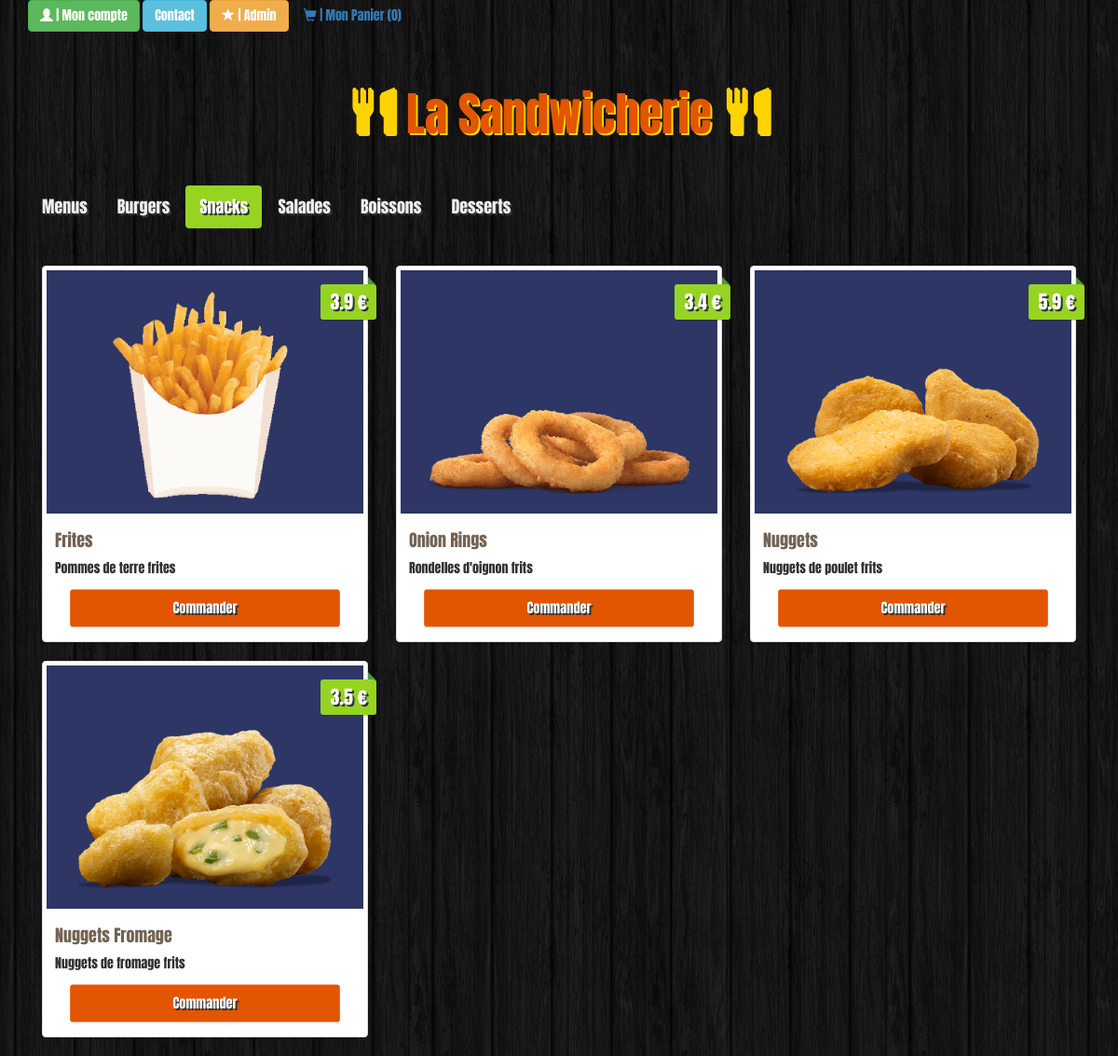
/index.php?cat=3, run on the app's committed database.
### tables this page shows
CREATE TABLE `categories` (
  `id` int(11) NOT NULL,
  `name` varchar(100) NOT NULL
);

CREATE TABLE `items` (
  `id` int(11) NOT NULL,
  `name` varchar(100) NOT NULL,
  `description` varchar(255) NOT NULL,
  `price` float NOT NULL,
  `image` varchar(255) NOT NULL,
  `category` int(11) NOT NULL
);

### app/public/menu/menu.model.php (called while the page is built)
<?php
    $db = Database::connect();
    $statement = $db->query('SELECT * FROM categories');
    $categories = $statement->fetchAll();

### app/public/home/home.model.php (called while the page is built)
<?php
if(isset($_GET['cat'])):
$cat = $_GET['cat'];
else:
    $cat =1;
endif;
    $statement = $db->prepare("SELECT * FROM items WHERE category ='".$cat."'");
    $statement->execute(array($cat));
    $stat = $statement->fetchAll();

### app/public/home/home.view.php (the view)
<?php
foreach ($stat as $key => $val){
?>
<div class="col-sm-6 col-md-4">
    <div class="thumbnail">
        <img src="img/<?=  $stat[$key]['image']  ?>" alt="">
        <div class="price"><?= $stat[$key]['price'] ?>  €</div>
        <div class="caption">
            <h4><?= $stat[$key]['name'] ?></h4>
            <p><?= $stat[$key]['description'] ?></p>
            <a href="index.php?cat=<?= $cat ?>&id=<?= $stat[$key]['id'] ?>" class="btn btn-order" id="commander" role="button"> Commander</a>
        </div>
    </div>
</div>
<?php
}
?>

### app/public/menu/menu.view.php
<nav>
    <ul class="nav nav-pills">
<?php
if(isset($_GET['cat'])){
    $cat = $_GET['cat'];
}else {
    $cat = 1;
}
    if($categories):
        foreach ($categories as $key => $value) {
            if($categories[$key]['id'] == $cat){
?>
                <li  class="active"><a href="index.php?cat=<?= $value['id'] ?>" ><?= $value['name'] ?></a></li>
<?php
            }else {
?>
                <li  class=" "><a href="index.php?cat=<?= $value['id'] ?>" ><?= $value['name'] ?></a></li>
<?php
            }
        }
    endif;
?>
    </ul>
</nav>
<div class="tab-content">

### css/style.css (style rules this page uses)
body { background: url("../img/bg.png"); }
.nav { margin-bottom: 40px; }
.thumbnail img { background: #2D3664; }
.price { background: #95d420; box-shadow: 0 1px rgba(0,0,0,0.2); -moz-box-shadow: 0 1px rgba(0,0,0,0.2); -webkit-box-shadow: 0 1px rgba(0,0,0,0.2); color: #fff; text-shadow: 2px 2px #333; position: absolute; right: 6px; top: 20px; padding: 5px 10px; font-size: 20px; border-radius: 3px; }
.price:before { border: 4px solid transparent; border-bottom: 4px solid #4a934a; border-left: 4px solid #4a934a; content:""; position: absolute; right: 1px; top: -8px; }
.caption > h4 { color: #726353; font-size: 18px; }
.nav-pills>li.active>a, .nav-pills>li.active>a:focus, .nav-pills>li.active>a:hover { background: #95d420; }
.nav>li>a { color: #eee; font-size: 18px; text-shadow: 2px 2px #333; }
.btn-order { width: 100%; padding: 10px; font-size: 16px; color: #fff; background-color: #E25501; text-decoration: none; text-shadow: 2px 2px #333; -webkit-transform: scale(1); transform: scale(0.9); -webkit-transition: .3s ease-in-out; transition: .3s ease-in-out; }

### data on the page
categories: name "Menus"
categories: name "Burgers"
categories: name "Snacks"
categories: name "Salades"
categories: name "Boissons"
categories: name "Desserts"
items: image (picture), price "3.9", name "Frites", description "Pommes de terre frites"
items: image (picture), price "3.4", name "Onion Rings", description "Rondelles d'oignon frits"
items: image (picture), price "5.9", name "Nuggets", description "Nuggets de poulet frits"
items: image (picture), price "3.5", name "Nuggets Fromage", description "Nuggets de fromage frits"

### other printed values
count($_SESSION['panier']) "0"
